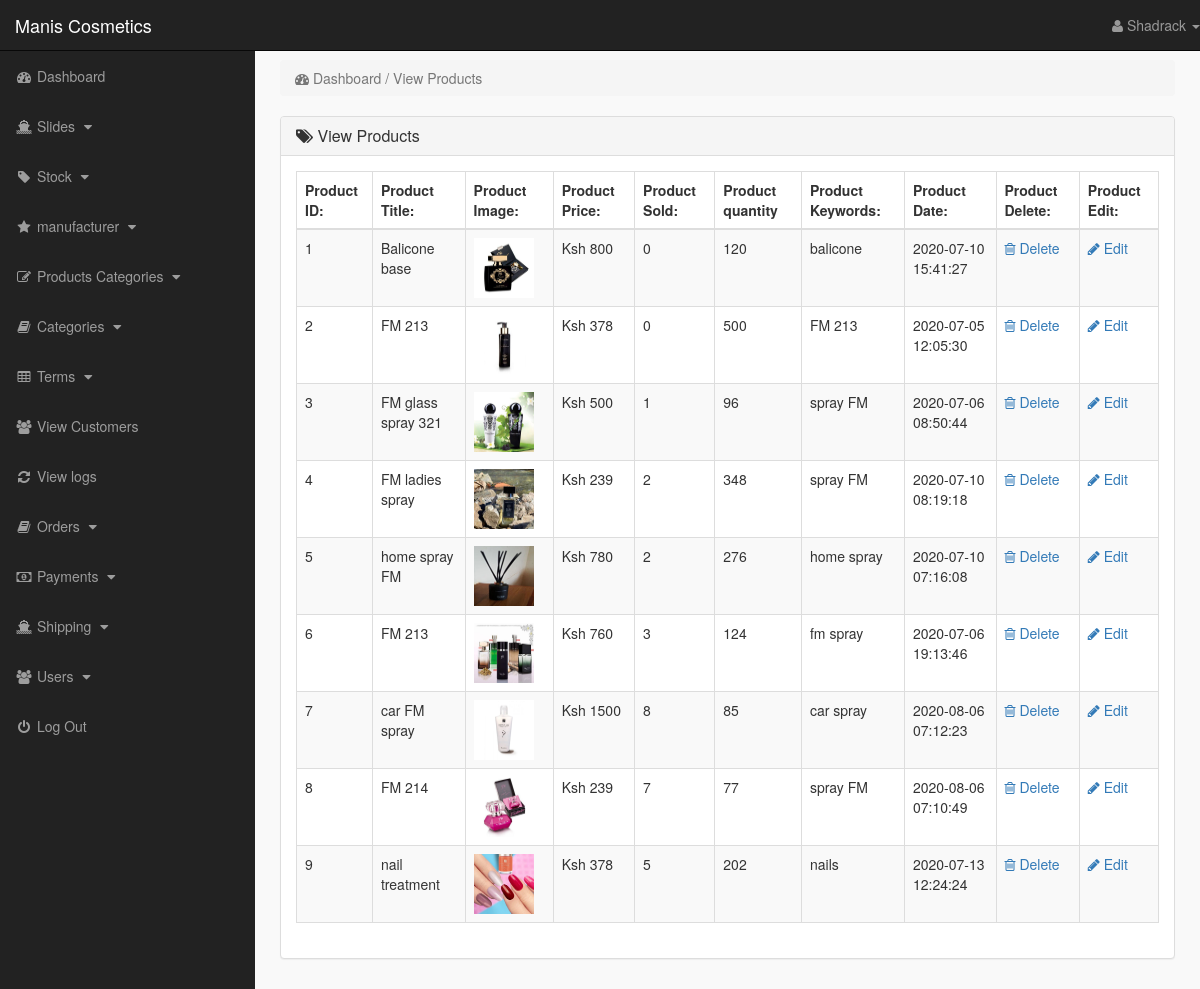
/admin_area/index.php?view_products (signed in), run on the app's committed database.
### tables this page shows
CREATE TABLE `products` (
  `product_id` int(10) NOT NULL,
  `p_cat_id` int(10) NOT NULL,
  `cat_id` int(10) NOT NULL,
  `manufacturer_id` int(10) NOT NULL,
  `date` timestamp NOT NULL DEFAULT CURRENT_TIMESTAMP ON UPDATE CURRENT_TIMESTAMP,
  `product_title` text NOT NULL,
  `product_img1` text NOT NULL,
  `product_img2` text NOT NULL,
  `product_img3` text NOT NULL,
  `product_price` int(10) DEFAULT NULL,
  `product_quantity` int(11) NOT NULL,
  `product_keywords` text NOT NULL,
  `product_desc` text NOT NULL,
  `product_label` text NOT NULL,
  `product_sale` int(100) NOT NULL
);

### admin_area/view_products.php (the view)
<?php
    if(!isset($_SESSION['admin_email'])){
        echo "<script>window.open('login.php','_self')</script>";
    }else{
?>
<div class="row">
    <div class="col-lg-12">
        <ol class="breadcrumb">
            <li class="active">
                <i class="fa fa-dashboard"></i> Dashboard / View Products
            </li>
        </ol>
    </div>
</div>
<div class="row">
    <div class="col-lg-12">
        <div class="panel panel-default">
            <div class="panel-heading">
               <h3 class="panel-title">
                   <i class="fa fa-tags"></i>  View Products
               </h3>
            </div>
            <div class="panel-body">
                <div class="table-responsive">
                    <table class="table table-striped table-bordered table-hover">
                        <thead>
                            <tr>
                                <th> Product ID: </th>
                                <th> Product Title: </th>
                                <th> Product Image: </th>
                                <th> Product Price: </th>
                                <th> Product Sold: </th>
                                <th> Product quantity </th>
                                <th> Product Keywords: </th>
                                <th> Product Date: </th>
                                <th> Product Delete: </th>
                                <th> Product Edit: </th>
                            </tr>
                        </thead>
                        <tbody>
                            <?php
                                $i=0;
                                $get_pro = "select * from products";
                                $run_pro = mysqli_query($con,$get_pro);
                                while($row_pro=mysqli_fetch_array($run_pro)){
                                    $pro_id = $row_pro['product_id'];
                                    $pro_title = $row_pro['product_title'];
                                    $pro_img1 = $row_pro['product_img1'];
                                    $pro_price = $row_pro['product_price'];
                                    $product_quantity = $row_pro['product_quantity'];
                                    $pro_keywords = $row_pro['product_keywords'];
                                    $pro_date = $row_pro['date'];
                                    $i++;
                            ?>
                            <tr>
                                <td> <?php echo $i; ?> </td>
                                <td> <?php echo $pro_title; ?> </td>
                                <td> <img src="product_images/<?php echo $pro_img1; ?>" width="60" height="60"></td>
                                <td> Ksh <?php echo $pro_price; ?> </td>
                                <td> <?php
                                        $get_sold = "select * from pending_orders where product_id='$pro_id'";
                                        $run_sold = mysqli_query($con,$get_sold);
                                        $count = mysqli_num_rows($run_sold);
                                        echo $count;
                                     ?>
                                </td>
                                <td> <?php if($product_quantity<=10){
                                echo "<span style='color:red;'>  $product_quantity : Reorder!</span>";
                                } else{
                                    echo $product_quantity;
                                   }
                                ?>
                                </td>
                                <td> <?php echo $pro_keywords; ?> </td>
                                <td> <?php echo $pro_date ?> </td>
                                <td>
                                     <a href="index.php?delete_product=<?php echo $pro_id; ?>">
                                        <i class="fa fa-trash-o"></i> Delete
                                     </a>
                                </td>
                                <td>
                                     <a href="index.php?edit_product=<?php echo $pro_id; ?>">
                                        <i class="fa fa-pencil"></i> Edit
                                     </a>
                                </td>
                            </tr>
                            <?php } ?>
                        </tbody>
                    </table>
                </div>
            </div>
        </div>
    </div>
</div>
<?php } ?>

### admin_area/includes/sidebar.php (shortened to what this page needs)
<?php
    if(!isset($_SESSION['admin_email'])){
        echo "<script>window.open('login.php','_self')</script>";
    }else{
?>
<nav class="navbar navbar-inverse navbar-fixed-top">
    <div class="navbar-header">
        <a href="index.php?dashboard" class="navbar-brand">Manis Cosmetics</a>
    </div>
    <ul class="nav navbar-right top-nav">
        <li class="dropdown">
            <a href="#" class="dropdown-toggle" data-toggle="dropdown">
                <i class="fa fa-user"></i> <?php echo $admin_name;  ?> <b class="caret"></b>
            </a>
        </li>
    </ul>
    <div class="collapse navbar-collapse navbar-ex1-collapse">
        <ul class="nav navbar-nav side-nav">
            <li>
                <a href="index.php?dashboard">
                        <i class="fa fa-fw fa-dashboard"></i> Dashboard
                </a>
            </li>
            <li>
                <a href="#" data-toggle="collapse" data-target="#slides">
                        <i class="fa fa-fw fa-ship"></i> Slides
                        <i class="fa fa-fw fa-caret-down"></i>
                </a>
            </li>
            <li>
                <a href="#" data-toggle="collapse" data-target="#products">
                        <i class="fa fa-fw fa-tag"></i> Stock
                        <i class="fa fa-fw fa-caret-down"></i>
                </a>
            </li>
            <li>
                <a href="#" data-toggle="collapse" data-target="#manufacturer">
                        <i class="fa fa-fw fa-star"></i> manufacturer
                        <i class="fa fa-fw fa-caret-down"></i>
                </a>
            </li>
            <li>
                <a href="#" data-toggle="collapse" data-target="#p_cat">
                        <i class="fa fa-fw fa-edit"></i> Products Categories
                        <i class="fa fa-fw fa-caret-down"></i>
                </a>
            </li>
            <li>
                <a href="#" data-toggle="collapse" data-target="#cat">
                        <i class="fa fa-fw fa-book"></i> Categories
                        <i class="fa fa-fw fa-caret-down"></i>
                </a>
            </li>
            <li>
                <a href="#" data-toggle="collapse" data-target="#terms">
                        <i class="fa fa-fw fa-table"></i> Terms
                        <i class="fa fa-fw fa-caret-down"></i>
                </a>
            </li>
            <li>
                <a href="index.php?view_customers">
                    <i class="fa fa-fw fa-users"></i> View Customers
                </a>
            </li>
            <li>
                <a href="index.php?view_logs">
                    <i class="fa fa-fw fa-refresh"></i> View logs
                </a>
            </li>
            <li>
                <a href="#" data-toggle="collapse" data-target="#orders">
                        <i class="fa fa-fw fa-book"></i> Orders
                        <i class="fa fa-fw fa-caret-down"></i>
                </a>
            </li>
            <li>
                <a href="#" data-toggle="collapse" data-target="#payments">
                        <i class="fa fa-fw fa-money"></i> Payments
                        <i class="fa fa-fw fa-caret-down"></i>
                </a>
            </li>
            <li>
                <a href="#" data-toggle="collapse" data-target="#shipping">
                        <i class="fa fa-fw fa-ship"></i> Shipping
                        <i class="fa fa-fw fa-caret-down"></i>
                </a>
            </li>
            <li>
                <a href="#" data-toggle="collapse" data-target="#users">
                        <i class="fa fa-fw fa-users"></i> Users
                        <i class="fa fa-fw fa-caret-down"></i>
                </a>
            </li>
            <li>
                <a href="logout.php">
                    <i class="fa fa-fw fa-power-off"></i> Log Out
                </a>
            </li>
        </ul>
    </div>
</nav>
<?php } ?>

### admin_area/css/style.css (style rules this page uses)
body { margin-top: 100px; }
@media (min-width: 768px) { body { margin-top: 50px; } }
.top-nav { 0 15px; }
.top-nav>li { float: left; display: inline-block; }
.top-nav>li>a { color: #999999; line-height: 20px; padding-top: 15px; padding-bottom: 15px; }
@media (min-width: 768px) { .side-nav { position: fixed; top: 51px; bottom: 0; width: 255px; overflow-y: auto; overflow-x: hidden; background-color: #222222; padding-bottom: 40px; border-radius: 0; } }
@media (min-width: 768px) { .side-nav>li>a { width: 255px; } }
.panel-body { border-radius: 5px; }

### data on the page
products: product_title "Balicone base", product_img1 (picture), product_price "800", count "0", product_quantity "120", product_keywords "balicone", date "2020-07-10 15:41:27"
products: product_title "FM 213", product_img1 (picture), product_price "378", count "0", product_quantity "500", product_keywords "FM 213", date "2020-07-05 12:05:30"
products: product_title "FM glass spray 321", product_img1 (picture), product_price "500", count "1", product_quantity "96", product_keywords "spray FM", date "2020-07-06 08:50:44"
products: product_title "FM ladies spray", product_img1 (picture), product_price "239", count "2", product_quantity "348", product_keywords "spray FM", date "2020-07-10 08:19:18"
products: product_title "home spray FM", product_img1 (picture), product_price "780", count "2", product_quantity "276", product_keywords "home spray", date "2020-07-10 07:16:08"
products: product_title "FM 213", product_img1 (picture), product_price "760", count "3", product_quantity "124", product_keywords "fm spray", date "2020-07-06 19:13:46"
products: product_title "car FM spray", product_img1 (picture), product_price "1500", count "8", product_quantity "85", product_keywords "car spray", date "2020-08-06 07:12:23"
products: product_title "FM 214", product_img1 (picture), product_price "239", count "7", product_quantity "77", product_keywords "spray FM", date "2020-08-06 07:10:49"
products: product_title "nail treatment", product_img1 (picture), product_price "378", count "5", product_quantity "202", product_keywords "nails", date "2020-07-13 12:24:24"

### other printed values
$admin_name "Shadrack"
